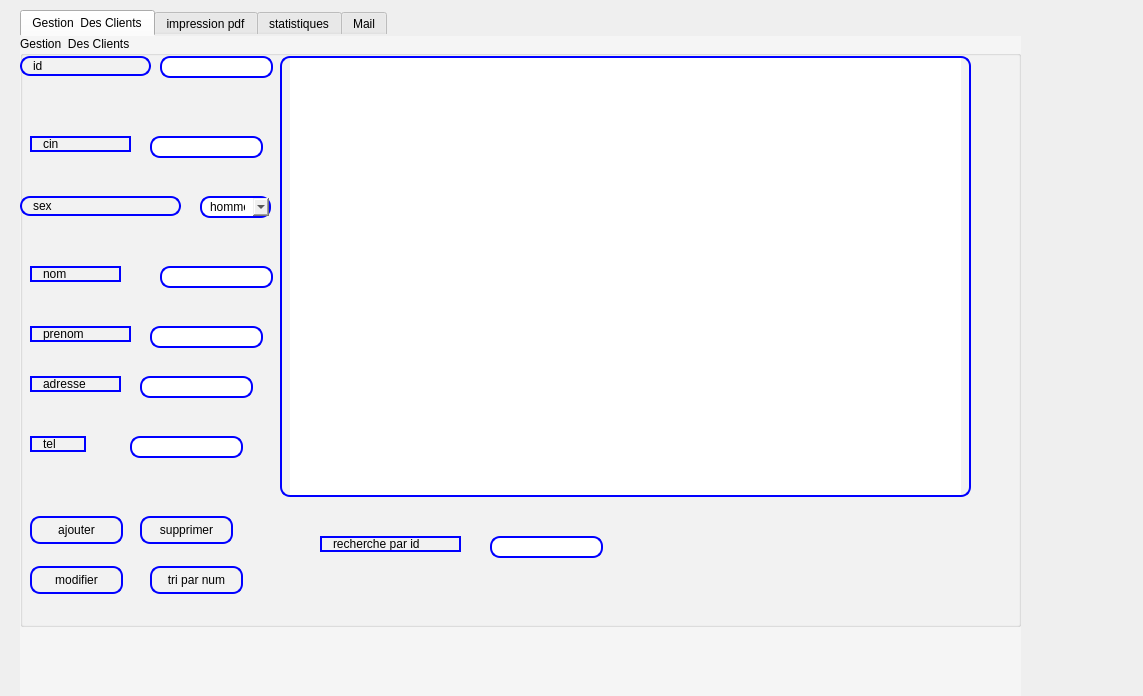
<?xml version="1.0" encoding="UTF-8"?>
<ui version="4.0">
 <class>mainwindowclient</class>
 <widget class="QDialog" name="mainwindowclient">
  <property name="geometry">
   <rect>
    <x>0</x>
    <y>0</y>
    <width>1143</width>
    <height>696</height>
   </rect>
  </property>
  <property name="windowTitle">
   <string>Dialog</string>
  </property>
  <widget class="QTabWidget" name="tabWidget">
   <property name="geometry">
    <rect>
     <x>20</x>
     <y>10</y>
     <width>1001</width>
     <height>891</height>
    </rect>
   </property>
   <property name="styleSheet">
    <string notr="true">QTabWidget::pane { 

background-color: rgb(245, 245, 245);
border:0;
}
</string>
   </property>
   <property name="currentIndex">
    <number>0</number>
   </property>
   <widget class="QWidget" name="tab">
    <attribute name="title">
     <string>Gestion  Des Clients</string>
    </attribute>
    <widget class="QGroupBox" name="groupBox">
     <property name="geometry">
      <rect>
       <x>0</x>
       <y>0</y>
       <width>1001</width>
       <height>591</height>
      </rect>
     </property>
     <property name="styleSheet">
      <string notr="true">QTabWidget::pane { 

background-color: rgb(245, 245, 245);
border:0;
}
</string>
     </property>
     <property name="title">
      <string>Gestion  Des Clients </string>
     </property>
     <widget class="QLabel" name="label">
      <property name="geometry">
       <rect>
        <x>0</x>
        <y>20</y>
        <width>131</width>
        <height>20</height>
       </rect>
      </property>
      <property name="styleSheet">
       <string notr="true">border: 2px solid blue;
font: 75 8pt &quot;MS Shell Dlg 2&quot;;
border-radius: 10px;
padding: 0 8px;
font: bold, &quot;Comic Sans MS&quot;;;
text-align:center;</string>
      </property>
      <property name="text">
       <string>id</string>
      </property>
     </widget>
     <widget class="QLabel" name="label_2">
      <property name="geometry">
       <rect>
        <x>0</x>
        <y>160</y>
        <width>161</width>
        <height>20</height>
       </rect>
      </property>
      <property name="styleSheet">
       <string notr="true">border: 2px solid blue;
font: 75 8pt &quot;MS Shell Dlg 2&quot;;
border-radius: 10px;
padding: 0 8px;
font: bold, &quot;Comic Sans MS&quot;;;
text-align:center;</string>
      </property>
      <property name="text">
       <string>sex</string>
      </property>
     </widget>
     <widget class="QLabel" name="label_3">
      <property name="geometry">
       <rect>
        <x>10</x>
        <y>100</y>
        <width>101</width>
        <height>16</height>
       </rect>
      </property>
      <property name="styleSheet">
       <string notr="true">border: 2px solid blue;
font: 75 8pt &quot;MS Shell Dlg 2&quot;;
border-radius: 10px;
padding: 0 8px;
font: bold, &quot;Comic Sans MS&quot;;;
text-align:center;</string>
      </property>
      <property name="text">
       <string>cin</string>
      </property>
     </widget>
     <widget class="QLabel" name="label_4">
      <property name="geometry">
       <rect>
        <x>10</x>
        <y>230</y>
        <width>91</width>
        <height>16</height>
       </rect>
      </property>
      <property name="styleSheet">
       <string notr="true">border: 2px solid black;
font: 75 8pt &quot;MS Shell Dlg 2&quot;;
border-radius: 10px;
padding: 0 8px;
font: bold, &quot;Comic Sans MS&quot;;;
text-align:center;
border: 2px solid blue;
font: 75 8pt &quot;MS Shell Dlg 2&quot;;
border-radius: 10px;
padding: 0 8px;
font: bold, &quot;Comic Sans MS&quot;;;
text-align:center;</string>
      </property>
      <property name="text">
       <string>nom</string>
      </property>
     </widget>
     <widget class="QLineEdit" name="a1">
      <property name="geometry">
       <rect>
        <x>140</x>
        <y>20</y>
        <width>113</width>
        <height>22</height>
       </rect>
      </property>
      <property name="styleSheet">
       <string notr="true">border: 2px solid blue;
font: 75 8pt &quot;MS Shell Dlg 2&quot;;
border-radius: 10px;
padding: 0 8px;
font: bold, &quot;Comic Sans MS&quot;;;
text-align:center;</string>
      </property>
     </widget>
     <widget class="QLineEdit" name="a2">
      <property name="geometry">
       <rect>
        <x>130</x>
        <y>100</y>
        <width>113</width>
        <height>22</height>
       </rect>
      </property>
      <property name="styleSheet">
       <string notr="true">border: 2px solid blue;
font: 75 8pt &quot;MS Shell Dlg 2&quot;;
border-radius: 10px;
padding: 0 8px;
font: bold, &quot;Comic Sans MS&quot;;;
text-align:center;</string>
      </property>
     </widget>
     <widget class="QLineEdit" name="a4">
      <property name="geometry">
       <rect>
        <x>140</x>
        <y>230</y>
        <width>113</width>
        <height>22</height>
       </rect>
      </property>
      <property name="styleSheet">
       <string notr="true">border: 2px solid blue;
font: 75 8pt &quot;MS Shell Dlg 2&quot;;
border-radius: 10px;
padding: 0 8px;
font: bold, &quot;Comic Sans MS&quot;;;
text-align:center;</string>
      </property>
     </widget>
     <widget class="QPushButton" name="pushButton">
      <property name="geometry">
       <rect>
        <x>10</x>
        <y>480</y>
        <width>93</width>
        <height>28</height>
       </rect>
      </property>
      <property name="styleSheet">
       <string notr="true">border: 2px solid blue;
font: 75 8pt &quot;MS Shell Dlg 2&quot;;
border-radius: 10px;
padding: 0 8px;
font: bold, &quot;Comic Sans MS&quot;;;
text-align:center;</string>
      </property>
      <property name="text">
       <string>ajouter</string>
      </property>
     </widget>
     <widget class="QPushButton" name="pushButton_2">
      <property name="geometry">
       <rect>
        <x>120</x>
        <y>480</y>
        <width>93</width>
        <height>28</height>
       </rect>
      </property>
      <property name="styleSheet">
       <string notr="true">border: 2px solid blue;
font: 75 8pt &quot;MS Shell Dlg 2&quot;;
border-radius: 10px;
padding: 0 8px;
font: bold, &quot;Comic Sans MS&quot;;;
text-align:center;</string>
      </property>
      <property name="text">
       <string>supprimer</string>
      </property>
     </widget>
     <widget class="QPushButton" name="pushButton_3">
      <property name="geometry">
       <rect>
        <x>10</x>
        <y>530</y>
        <width>93</width>
        <height>28</height>
       </rect>
      </property>
      <property name="styleSheet">
       <string notr="true">border: 2px solid blue;
font: 75 8pt &quot;MS Shell Dlg 2&quot;;
border-radius: 10px;
padding: 0 8px;
font: bold, &quot;Comic Sans MS&quot;;;
text-align:center;</string>
      </property>
      <property name="text">
       <string>modifier</string>
      </property>
     </widget>
     <widget class="QTableView" name="tableView">
      <property name="geometry">
       <rect>
        <x>260</x>
        <y>20</y>
        <width>691</width>
        <height>441</height>
       </rect>
      </property>
      <property name="styleSheet">
       <string notr="true">border: 2px solid blue;
font: 75 8pt &quot;MS Shell Dlg 2&quot;;
border-radius: 10px;
padding: 0 8px;
font: bold, &quot;Comic Sans MS&quot;;;
text-align:center;</string>
      </property>
     </widget>
     <widget class="QLabel" name="label_5">
      <property name="geometry">
       <rect>
        <x>300</x>
        <y>500</y>
        <width>141</width>
        <height>16</height>
       </rect>
      </property>
      <property name="styleSheet">
       <string notr="true">border: 2px solid blue;
font: 75 8pt &quot;MS Shell Dlg 2&quot;;
border-radius: 10px;
padding: 0 8px;
font: bold, &quot;Comic Sans MS&quot;;;
text-align:center;</string>
      </property>
      <property name="text">
       <string>recherche par id</string>
      </property>
     </widget>
     <widget class="QLineEdit" name="lineEdit">
      <property name="geometry">
       <rect>
        <x>470</x>
        <y>500</y>
        <width>113</width>
        <height>22</height>
       </rect>
      </property>
      <property name="styleSheet">
       <string notr="true">border: 2px solid blue;
font: 75 8pt &quot;MS Shell Dlg 2&quot;;
border-radius: 10px;
padding: 0 8px;
font: bold, &quot;Comic Sans MS&quot;;;
text-align:center;</string>
      </property>
     </widget>
     <widget class="QPushButton" name="pushButton_4">
      <property name="geometry">
       <rect>
        <x>130</x>
        <y>530</y>
        <width>93</width>
        <height>28</height>
       </rect>
      </property>
      <property name="styleSheet">
       <string notr="true">border: 2px solid blue;
font: 75 8pt &quot;MS Shell Dlg 2&quot;;
border-radius: 10px;
padding: 0 8px;
font: bold, &quot;Comic Sans MS&quot;;;
text-align:center;</string>
      </property>
      <property name="text">
       <string>tri par num</string>
      </property>
     </widget>
     <widget class="QComboBox" name="a3">
      <property name="geometry">
       <rect>
        <x>180</x>
        <y>160</y>
        <width>71</width>
        <height>22</height>
       </rect>
      </property>
      <property name="styleSheet">
       <string notr="true">border: 2px solid blue;
font: 75 8pt &quot;MS Shell Dlg 2&quot;;
border-radius: 10px;
padding: 0 8px;
font: bold, &quot;Comic Sans MS&quot;;;
text-align:center;</string>
      </property>
      <item>
       <property name="text">
        <string>homme</string>
       </property>
      </item>
      <item>
       <property name="text">
        <string>femme</string>
       </property>
      </item>
     </widget>
     <widget class="QLabel" name="label_6">
      <property name="geometry">
       <rect>
        <x>10</x>
        <y>290</y>
        <width>101</width>
        <height>16</height>
       </rect>
      </property>
      <property name="styleSheet">
       <string notr="true">border: 2px solid blue;
font: 75 8pt &quot;MS Shell Dlg 2&quot;;
border-radius: 10px;
padding: 0 8px;
font: bold, &quot;Comic Sans MS&quot;;;
text-align:center;</string>
      </property>
      <property name="text">
       <string>prenom</string>
      </property>
     </widget>
     <widget class="QLabel" name="label_7">
      <property name="geometry">
       <rect>
        <x>10</x>
        <y>340</y>
        <width>91</width>
        <height>16</height>
       </rect>
      </property>
      <property name="styleSheet">
       <string notr="true">border: 2px solid blue;
font: 75 8pt &quot;MS Shell Dlg 2&quot;;
border-radius: 10px;
padding: 0 8px;
font: bold, &quot;Comic Sans MS&quot;;;
text-align:center;</string>
      </property>
      <property name="text">
       <string>adresse</string>
      </property>
     </widget>
     <widget class="QLabel" name="label_8">
      <property name="geometry">
       <rect>
        <x>10</x>
        <y>400</y>
        <width>56</width>
        <height>16</height>
       </rect>
      </property>
      <property name="styleSheet">
       <string notr="true">border: 2px solid blue;
font: 75 8pt &quot;MS Shell Dlg 2&quot;;
border-radius: 10px;
padding: 0 8px;
font: bold, &quot;Comic Sans MS&quot;;;
text-align:center;</string>
      </property>
      <property name="text">
       <string>tel</string>
      </property>
     </widget>
     <widget class="QLineEdit" name="a5">
      <property name="geometry">
       <rect>
        <x>130</x>
        <y>290</y>
        <width>113</width>
        <height>22</height>
       </rect>
      </property>
      <property name="styleSheet">
       <string notr="true">border: 2px solid blue;
font: 75 8pt &quot;MS Shell Dlg 2&quot;;
border-radius: 10px;
padding: 0 8px;
font: bold, &quot;Comic Sans MS&quot;;;
text-align:center;</string>
      </property>
     </widget>
     <widget class="QLineEdit" name="a6">
      <property name="geometry">
       <rect>
        <x>120</x>
        <y>340</y>
        <width>113</width>
        <height>22</height>
       </rect>
      </property>
      <property name="styleSheet">
       <string notr="true">border: 2px solid blue;
font: 75 8pt &quot;MS Shell Dlg 2&quot;;
border-radius: 10px;
padding: 0 8px;
font: bold, &quot;Comic Sans MS&quot;;;
text-align:center;</string>
      </property>
     </widget>
     <widget class="QLineEdit" name="a7">
      <property name="geometry">
       <rect>
        <x>110</x>
        <y>400</y>
        <width>113</width>
        <height>22</height>
       </rect>
      </property>
      <property name="styleSheet">
       <string notr="true">border: 2px solid blue;
font: 75 8pt &quot;MS Shell Dlg 2&quot;;
border-radius: 10px;
padding: 0 8px;
font: bold, &quot;Comic Sans MS&quot;;;
text-align:center;</string>
      </property>
     </widget>
    </widget>
   </widget>
   <widget class="QWidget" name="tab_2">
    <attribute name="title">
     <string>impression pdf</string>
    </attribute>
    <widget class="QTextEdit" name="imp">
     <property name="geometry">
      <rect>
       <x>20</x>
       <y>20</y>
       <width>821</width>
       <height>411</height>
      </rect>
     </property>
     <property name="styleSheet">
      <string notr="true">border: 2px solid blue;
font: 75 8pt &quot;MS Shell Dlg 2&quot;;
border-radius: 10px;
padding: 0 8px;
font: bold, &quot;Comic Sans MS&quot;;;
text-align:center;</string>
     </property>
    </widget>
    <widget class="QPushButton" name="pushButton_5">
     <property name="geometry">
      <rect>
       <x>330</x>
       <y>490</y>
       <width>241</width>
       <height>28</height>
      </rect>
     </property>
     <property name="styleSheet">
      <string notr="true">border: 2px solid blue;
font: 75 8pt &quot;MS Shell Dlg 2&quot;;
border-radius: 10px;
padding: 0 8px;
font: bold, &quot;Comic Sans MS&quot;;;
text-align:center;</string>
     </property>
     <property name="text">
      <string>imprimer</string>
     </property>
    </widget>
   </widget>
   <widget class="QWidget" name="tab_3">
    <attribute name="title">
     <string>statistiques</string>
    </attribute>
    <widget class="QTabWidget" name="tabWidget_2">
     <property name="geometry">
      <rect>
       <x>20</x>
       <y>20</y>
       <width>541</width>
       <height>381</height>
      </rect>
     </property>
     <property name="styleSheet">
      <string notr="true">border: 2px solid blue;
font: 75 8pt &quot;MS Shell Dlg 2&quot;;
border-radius: 10px;
padding: 0 8px;
font: bold, &quot;Comic Sans MS&quot;;;
text-align:center;</string>
     </property>
     <property name="currentIndex">
      <number>0</number>
     </property>
     <widget class="QWidget" name="tab_4">
      <attribute name="title">
       <string>pourcentage de sexe</string>
      </attribute>
     </widget>
    </widget>
   </widget>
   <widget class="QWidget" name="Mail">
    <attribute name="title">
     <string>Mail</string>
    </attribute>
    <widget class="QPushButton" name="sendBtn">
     <property name="geometry">
      <rect>
       <x>150</x>
       <y>460</y>
       <width>651</width>
       <height>23</height>
      </rect>
     </property>
     <property name="text">
      <string>Send</string>
     </property>
    </widget>
    <widget class="QLineEdit" name="mail_pass">
     <property name="geometry">
      <rect>
       <x>662</x>
       <y>60</y>
       <width>141</width>
       <height>20</height>
      </rect>
     </property>
     <property name="echoMode">
      <enum>QLineEdit::Password</enum>
     </property>
     <property name="placeholderText">
      <string>your mail password</string>
     </property>
    </widget>
    <widget class="QTextEdit" name="msg">
     <property name="geometry">
      <rect>
       <x>150</x>
       <y>166</y>
       <width>651</width>
       <height>291</height>
      </rect>
     </property>
     <property name="placeholderText">
      <string>type your message here ...</string>
     </property>
    </widget>
    <widget class="QPushButton" name="browseBtn">
     <property name="geometry">
      <rect>
       <x>727</x>
       <y>129</y>
       <width>75</width>
       <height>24</height>
      </rect>
     </property>
     <property name="text">
      <string>Browse ...</string>
     </property>
    </widget>
    <widget class="QLineEdit" name="rcpt">
     <property name="geometry">
      <rect>
       <x>150</x>
       <y>60</y>
       <width>491</width>
       <height>21</height>
      </rect>
     </property>
     <property name="placeholderText">
      <string>recipient</string>
     </property>
    </widget>
    <widget class="QLineEdit" name="file">
     <property name="geometry">
      <rect>
       <x>150</x>
       <y>130</y>
       <width>571</width>
       <height>23</height>
      </rect>
     </property>
     <property name="placeholderText">
      <string>attachement here</string>
     </property>
    </widget>
    <widget class="QLineEdit" name="subject">
     <property name="geometry">
      <rect>
       <x>150</x>
       <y>94</y>
       <width>651</width>
       <height>16</height>
      </rect>
     </property>
     <property name="placeholderText">
      <string>subject</string>
     </property>
    </widget>
   </widget>
  </widget>
 </widget>
 <resources/>
 <connections/>
</ui>
